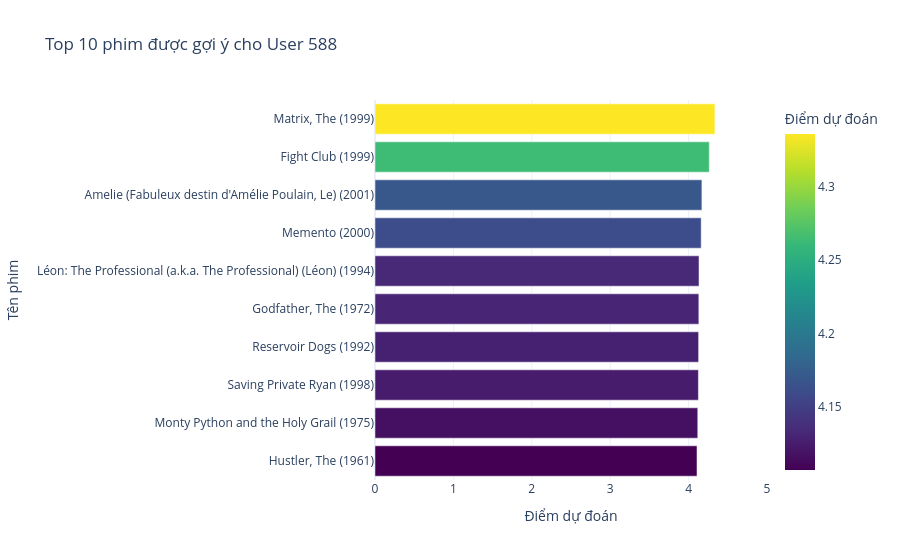

The notebook cell saved with this chart:
### Code cell
user_id = random.choice(ratings['userId'].unique())

top_n = 10
top_recs_df = CF_recommendations(
    model=model_cf,
    ratings_df=ratings,
    user_id=user_id,
    movies_df=movies,
    n=top_n
)
import plotly.express as px
fig = px.bar(
    top_recs_df.sort_values("predicted_rating"),
    x="predicted_rating",
    y="title",
    orientation="h",
    title=f"Top {top_n} phim được gợi ý cho User {user_id}",
    labels={
        "predicted_rating": "Điểm dự đoán",
        "title": "Tên phim"
    },
    color="predicted_rating",
    color_continuous_scale="viridis"
)

fig.update_layout(
    yaxis={'categoryorder': 'total ascending'},
    xaxis_range=[0, 5],
    template="plotly_white"
)
fig.show()

### Figure 1 — Plotly figure (JSON) as saved in the notebook; plotly's stock layout.template omitted (floating-point values rounded to 4 significant figures)
{"data": [{"hovertemplate": "Điểm dự đoán=%{marker.color}<br>Tên phim=%{y}<extra></extra>", "legendgroup": "", "marker": {"color": [4.107, 4.117, 4.125, 4.128, 4.131, 4.133, 4.161, 4.17, 4.264, 4.336], "coloraxis": "coloraxis", "pattern": {"shape": ""}}, "name": "", "orientation": "h", "showlegend": false, "textposition": "auto", "type": "bar", "x": [4.107, 4.117, 4.125, 4.128, 4.131, 4.133, 4.161, 4.17, 4.264, 4.336], "xaxis": "x", "y": ["Hustler, The (1961)", "Monty Python and the Holy Grail (1975)", "Saving Private Ryan (1998)", "Reservoir Dogs (1992)", "Godfather, The (1972)", "Léon: The Professional (a.k.a. The Professional) (Léon) (1994)", "Memento (2000)", "Amelie (Fabuleux destin d'Amélie Poulain, Le) (2001)", "Fight Club (1999)", "Matrix, The (1999)"], "yaxis": "y"}], "layout": {"barmode": "relative", "coloraxis": {"colorbar": {"title": {"text": "Điểm dự đoán"}}, "colorscale": [[0, "#440154"], [0.1111, "#482878"], [0.2222, "#3e4989"], [0.3333, "#31688e"], [0.4444, "#26828e"], [0.5556, "#1f9e89"], [0.6667, "#35b779"], [0.7778, "#6ece58"], [0.8889, "#b5de2b"], [1, "#fde725"]]}, "legend": {"tracegroupgap": 0}, "title": {"text": "Top 10 phim được gợi ý cho User 588"}, "xaxis": {"anchor": "y", "domain": [0, 1], "range": [0, 5], "title": {"text": "Điểm dự đoán"}}, "yaxis": {"anchor": "x", "categoryorder": "total ascending", "domain": [0, 1], "title": {"text": "Tên phim"}}}}
